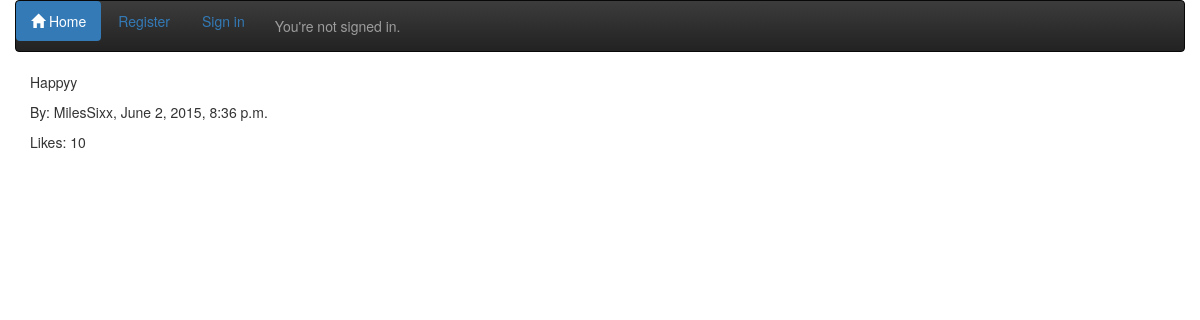
The app's page /site_details/25/, older data.
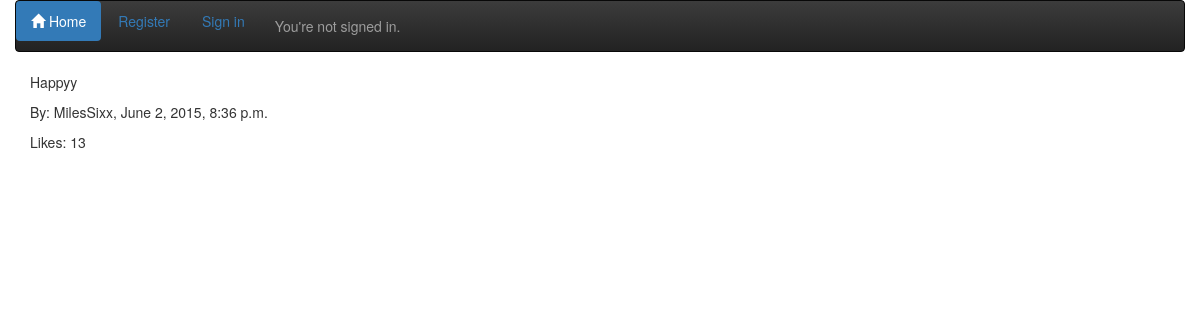
The same page, newer data.
### theme/models.py (models this page shows, shortened)
class Comment(models.Model):
	comment = models.TextField()
	likes = models.PositiveIntegerField(default=0)
	comment_by = models.ForeignKey(User, related_name="written_comments")
	comment_datetime = models.DateTimeField()
	class Meta:
		ordering = ['-comment_datetime']

### theme/views.py (the view)
# urls.py: url(r'^(\d+)/$', theme_views.comment_details, name='comment_details'),
def comment_details(request, comment_id):
	comments = Comment.objects.all().filter(id=comment_id)
	context = {
		'comments': comments,
	}
	return render(request, 'theme/comment_detail.html', context)

### theme/templates/theme/comment_detail.html (shortened to what this page needs)
{% extends 'theme/base.html' %}
{% block container %}
{% for comment in comments %}
<div class="container">
	<p>{{ comment.comment}}</p>
	<p>By: {{ comment.comment_by }}, {{ comment.comment_datetime }}</p>
	<p>Likes: {{ comment.likes }}</p>
</div>
{% endfor %}
{% endblock %}

Row changes from the older to the newer data that the page shows:
changed Comment "Happyy": likes "10" → "13"
